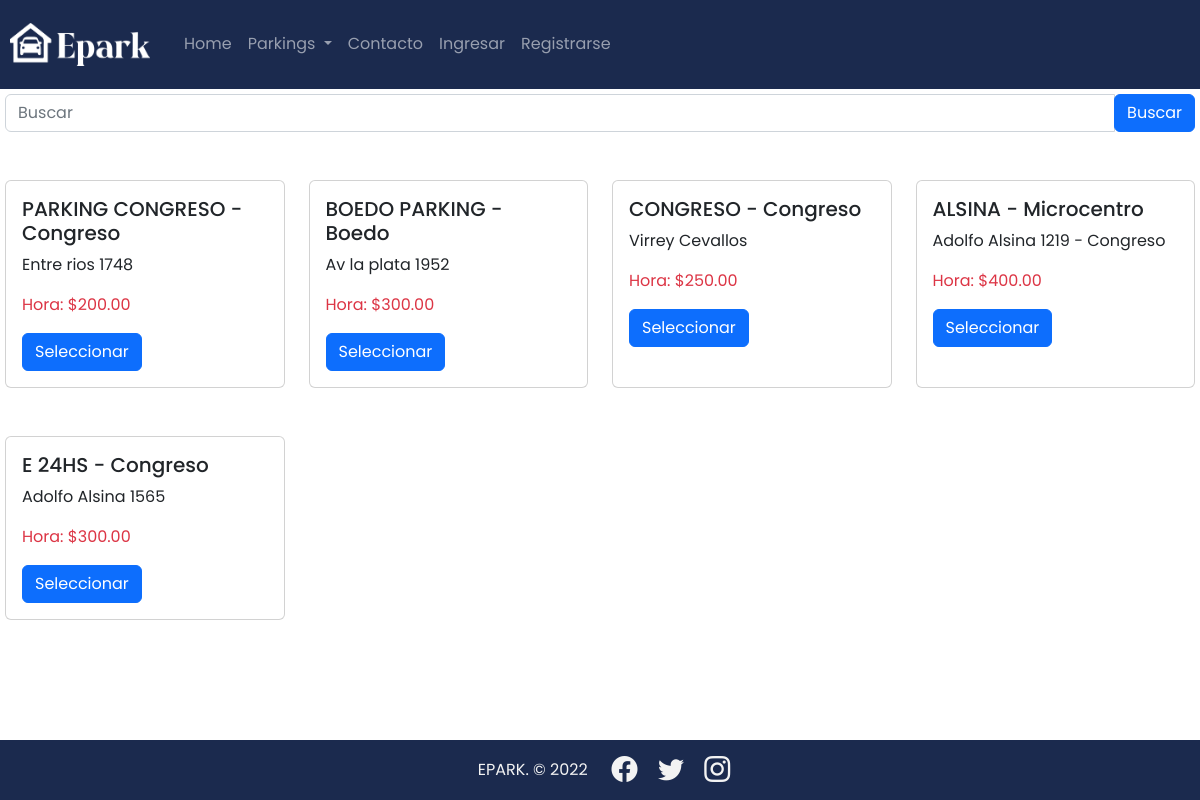
Before: /parking/parkings with the older database file.
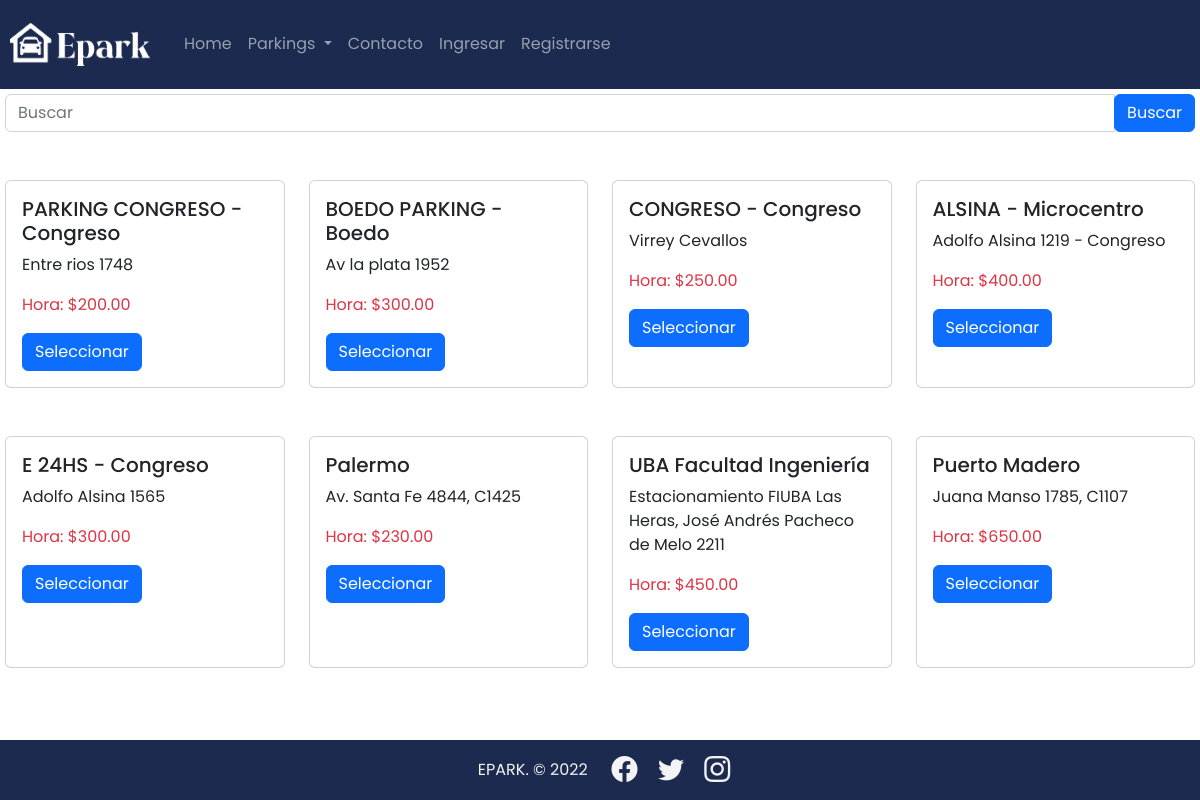
After: the same page with the newer database file.
### parking/models.py (models this page shows, shortened)
class Parking(models.Model):
    title = models.CharField(max_length=50)
    owner_name = models.CharField(max_length=50)
    owner_surname = models.CharField(max_length=50)
    address_p  = models.TextField()
    price_hour = models.DecimalField(max_digits=10, decimal_places=2, default=0.0)
    price_day = models.DecimalField(max_digits=10, decimal_places=2, default=0.0)
    price_week = models.DecimalField(max_digits=10, decimal_places=2, default=0.0)
    price_month = models.DecimalField(max_digits=10, decimal_places=2, default=0.0)
    phone_p = models.CharField(max_length=20)
    mail_p = models.EmailField()
    country_p = models.CharField(max_length=30)
    city_p = models.CharField(max_length=30)
    slots =  models.IntegerField()
    url_map = models.CharField(max_length=500)
    avalaible = models.BooleanField(default=True)
    slug = models.SlugField(null=False, blank=False, unique=True)
    created_at = models.DateTimeField(auto_now_add=True)

### parking/views.py (the view)
# urls.py: path("parking/parkings", ParkingListView.as_view(), name="parking"),
class ParkingListView(ListView):
    template_name = 'parking/parkings.html'
    queryset = Parking.objects.all()
    def get_context_data(self, **kwargs):
        context = super().get_context_data(**kwargs)
        context['parkings'] = context['object_list']
        return context

### parking/templates/parking/parkings.html
{% extends 'base.html' %}
    {% block content %}
    <div class="row">
        {% include 'parking/snippets/search.html' %}
        {% for parking in object_list %}
        <div class="col-3 mt-5">
            {% include 'parking/snippets/parking.html' %}
        </div>
        {% endfor %}
    </div>
    {% endblock %}

### templates/base.html (shortened to what this page needs)
{% load static %}
<!DOCTYPE html>
<html lang="es">
<head>
    <link href="https://cdn.jsdelivr.net/npm/bootstrap@5.2.0/dist/css/bootstrap.min.css" rel="stylesheet"
>
    <link rel="stylesheet" href="https://cdn.jsdelivr.net/npm/bootstrap-icons@1.4.0/font/bootstrap-icons.css">
    <link rel="stylesheet" href="{% static 'css/styles.css' %}">
</head>
<body>
    {% include 'snippets/navbar.html' %}
    <div class="content">
        {% block content %}
        {% endblock %}
    </div>
    {% include 'snippets/footer.html' %}
</body>
</html>

### templates/snippets/navbar.html (shortened to what this page needs)
{% load static %}
{% url 'login' as login %}
{% url 'register' as register %}
{% url 'reserves:reserve' as reserve %}
<nav class="top-nav-bar navbar navbar-expand-lg navbar-dark bg-ligth" style="background-color: #1b2a4e;">
    <a class="navbar-brand" href="{% url 'index' %}"><img class="menu__logo" src="{%static 'image/logo.png' %}"></a>
    <div class="collapse navbar-collapse" id="navbarSupportedContent">
      <ul class="navbar-nav mr-auto">
        <li class="nav-item active">
          <a class="nav-link" href="{% url 'index' %}">Home</a>
        </li>
        <li class="nav-item dropdown">
          <a class="nav-link dropdown-toggle" href="#" id="navbarDropdown" role="button" data-toggle="dropdown" aria-haspopup="true" aria-expanded="false">
            Parkings
          </a>
        </li>
        <li class="nav-item">
            <a class="nav-link" href="{% url 'contact' %}">Contacto</a>
        </li>
        {% if user.is_authenticated %}
        <li class="nav-item">
            <a href="{{ reserve }}" class="nav-link">Mis Reservas</a>
        </li>
        <li class="nav-item">
            <a href="{% url 'logout' %}" class="nav-link text-light fw-bold"><u>{{ user.username }}</u></a>
        </li>
        <li class="nav-item">
            <a href="{% url 'logout' %}" class="nav-link">Salir</a>
        </li>
        {% else %}
        <li class="nav-item  {% if request.path == login %}active {% endif %}">
            <a class="nav-link" href="{% url 'login' %}">Ingresar</a>
        </li>
        <li class="nav-item {% if request.path == register %}active {% endif %}">
            <a class="nav-link" href="{% url 'register' %}">Registrarse</a>
        </li>
        {% endif %}
      </ul>
    </div>
  </nav>

### parking/templates/parking/snippets/search.html
<form action="{% url 'parking:search' %} ">
    <div class="input-group">
        <input type="text" class="form-control" name="q" placeholder="Buscar" value="{{ query }}">
        <div class="input-group-append">
            <input type="submit" value="Buscar" class="btn btn-primary">
        </div>
    </div>
</form>

### parking/templates/parking/snippets/parking.html
<div class="card h-100">
    <div class="col card-body">
        <h5 class="card-title">{{ parking.title }} </h5>
        <p class="card-ted">{{ parking.address_p }} </p>
        <p class="card-ted text-danger">Hora: ${{ parking.price_hour }} </p>
        <a href="{% url 'parking:parking' parking.slug %}"> <button  class="btn btn-primary">Seleccionar</button></a>
    </div>
</div>

### templates/snippets/footer.html
{% load static %}
<section>
    <footer class="d-flex  align-items-center justify-content-center flex-wrap">
        <p class="px-3  pt-3">EPARK. &copy; 2022</p>
        <div id="iconos">
            <a href="#"><i class="bi bi-facebook"></i></a>
            <a href="#"><i class="bi bi-twitter"></i></a>
            <a href="#"><i class="bi bi-instagram"></i></a>
        </div>
    </footer>
</section>

### static/css/styles.css (style rules this page uses)
* { margin: 0; padding: 0; box-sizing: border-box; }
html { min-height: 100%; position: relative; }
body { font-family: 'Poppins', sans-serif; }
.menu__logo { margin: 10px; width: 140px; }
footer { background: #1b2a4e; min-height: 60px; position: absolute; width: 100%; bottom: 0; min-width: 300px; }
footer p { color:#f3f3f3; text-align:center; }
#iconos i { font-size: 26px; padding: 0 8px; color:#f3f3f3; }
div.content { margin-bottom: 60px; padding: 5px; min-width: 300px; }
nav.top-nav-bar { min-width: 300px; }

Changed rows visible on the page:
added Parking: title "Palermo", address_p "Av. Santa Fe 4844, C1425", price_hour "230.00"
added Parking: title "UBA Facultad Ingeniería", address_p "Estacionamiento FIUBA Las Heras, José Andrés Pacheco de Melo 2211", price_hour "450.00"
added Parking: title "Puerto Madero", address_p "Juana Manso 1785, C1107", price_hour "650.00"
